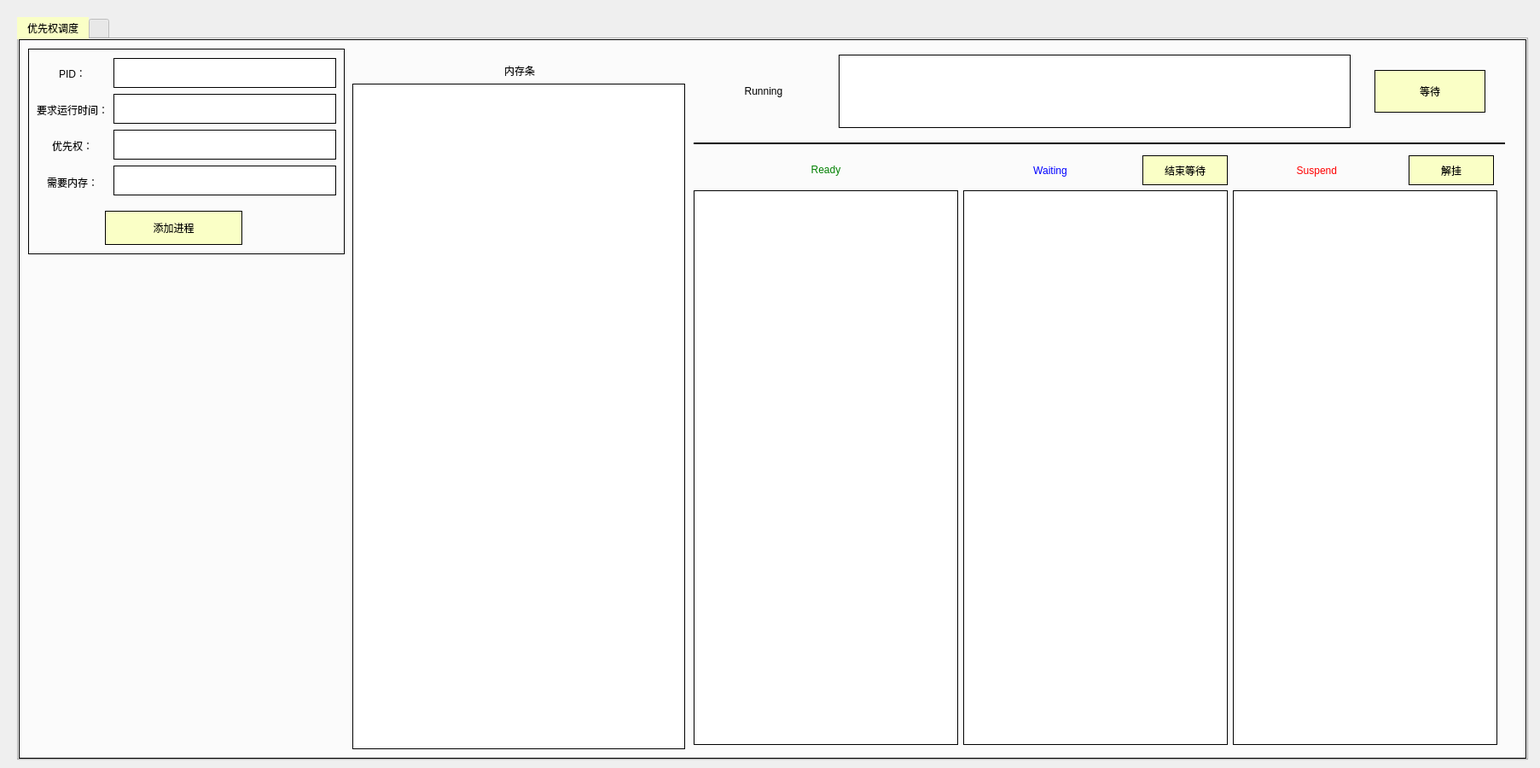
<?xml version="1.0" encoding="UTF-8"?>
<ui version="4.0">
 <class>MainWindow</class>
 <widget class="QMainWindow" name="MainWindow">
  <property name="geometry">
   <rect>
    <x>0</x>
    <y>0</y>
    <width>1805</width>
    <height>900</height>
   </rect>
  </property>
  <property name="windowTitle">
   <string>CPU Scheduling</string>
  </property>
  <property name="styleSheet">
   <string notr="true">*{
font: 12pt &quot;楷体&quot;;
color:black;
}
QFrame{
border:1px solid black;
}
QLineEdit{
border:1px solid black;
}
QTabWidget{
border:1px solid black;
}
QTabBar::tab:selected,QTabBar::tab:hover{
background-color:rgb(250, 255, 198);
}
QListWidget{
border:1px solid black;
font: 16pt &quot;Times New Roman&quot;;
}
QListWidget::item{
border:1px solid black;
font: 16pt &quot;Times New Roman&quot;;
}
QLabel{
border:0px;
}
QPushButton{
border:1px solid black;
background-color:rgb(250, 255, 198);
}
QPushButton:pressed{
padding-left:3px;
padding-top:3px;
}</string>
  </property>
  <property name="tabShape">
   <enum>QTabWidget::Triangular</enum>
  </property>
  <widget class="QWidget" name="centralwidget">
   <property name="styleSheet">
    <string notr="true"/>
   </property>
   <widget class="QTabWidget" name="tabWidget">
    <property name="geometry">
     <rect>
      <x>20</x>
      <y>20</y>
      <width>1771</width>
      <height>871</height>
     </rect>
    </property>
    <property name="styleSheet">
     <string notr="true"/>
    </property>
    <property name="currentIndex">
     <number>0</number>
    </property>
    <property name="iconSize">
     <size>
      <width>16</width>
      <height>16</height>
     </size>
    </property>
    <widget class="QWidget" name="tab_1">
     <attribute name="title">
      <string>优先权调度</string>
     </attribute>
     <widget class="QWidget" name="layoutWidget">
      <property name="geometry">
       <rect>
        <x>790</x>
        <y>15</y>
        <width>951</width>
        <height>91</height>
       </rect>
      </property>
      <layout class="QGridLayout" name="gridLayout_2">
       <item row="0" column="0" rowspan="4">
        <widget class="QLabel" name="label_10">
         <property name="minimumSize">
          <size>
           <width>0</width>
           <height>86</height>
          </size>
         </property>
         <property name="maximumSize">
          <size>
           <width>120</width>
           <height>86</height>
          </size>
         </property>
         <property name="styleSheet">
          <string notr="true">font: 16pt &quot;Times New Roman&quot;;</string>
         </property>
         <property name="text">
          <string>Running</string>
         </property>
         <property name="alignment">
          <set>Qt::AlignCenter</set>
         </property>
        </widget>
       </item>
       <item row="0" column="1" rowspan="4">
        <widget class="QListWidget" name="RunningPCB">
         <property name="minimumSize">
          <size>
           <width>0</width>
           <height>86</height>
          </size>
         </property>
         <property name="maximumSize">
          <size>
           <width>600</width>
           <height>86</height>
          </size>
         </property>
         <property name="styleSheet">
          <string notr="true">QListWidget::item {
height: 86px;
font: 16pt &quot;Times New Roman&quot;;
}</string>
         </property>
        </widget>
       </item>
       <item row="0" column="2" rowspan="4">
        <widget class="QPushButton" name="btnWaiting">
         <property name="minimumSize">
          <size>
           <width>0</width>
           <height>50</height>
          </size>
         </property>
         <property name="maximumSize">
          <size>
           <width>130</width>
           <height>16777215</height>
          </size>
         </property>
         <property name="text">
          <string>等待</string>
         </property>
        </widget>
       </item>
      </layout>
     </widget>
     <widget class="Line" name="line">
      <property name="geometry">
       <rect>
        <x>790</x>
        <y>120</y>
        <width>951</width>
        <height>2</height>
       </rect>
      </property>
      <property name="minimumSize">
       <size>
        <width>0</width>
        <height>0</height>
       </size>
      </property>
      <property name="styleSheet">
       <string notr="true"/>
      </property>
      <property name="frameShadow">
       <enum>QFrame::Plain</enum>
      </property>
      <property name="orientation">
       <enum>Qt::Horizontal</enum>
      </property>
     </widget>
     <widget class="QWidget" name="layoutWidget">
      <property name="geometry">
       <rect>
        <x>790</x>
        <y>135</y>
        <width>951</width>
        <height>691</height>
       </rect>
      </property>
      <layout class="QGridLayout" name="gridLayout">
       <item row="2" column="3" colspan="5">
        <widget class="QListWidget" name="SuspendPCB">
         <property name="minimumSize">
          <size>
           <width>310</width>
           <height>0</height>
          </size>
         </property>
         <property name="maximumSize">
          <size>
           <width>250</width>
           <height>16777215</height>
          </size>
         </property>
         <property name="styleSheet">
          <string notr="true">QListWidget::item {
height: 105px;
font: 16pt &quot;Times New Roman&quot;;
}</string>
         </property>
        </widget>
       </item>
       <item row="2" column="0">
        <widget class="QListWidget" name="ReadyPCB">
         <property name="minimumSize">
          <size>
           <width>310</width>
           <height>0</height>
          </size>
         </property>
         <property name="maximumSize">
          <size>
           <width>250</width>
           <height>16777215</height>
          </size>
         </property>
         <property name="styleSheet">
          <string notr="true">QListWidget::item {
height: 105px;
font: 16pt &quot;Times New Roman&quot;;
}</string>
         </property>
        </widget>
       </item>
       <item row="0" column="1">
        <widget class="QLabel" name="label_8">
         <property name="styleSheet">
          <string notr="true">font: 16pt &quot;Times New Roman&quot;;
color:blue;</string>
         </property>
         <property name="text">
          <string>Waiting</string>
         </property>
         <property name="alignment">
          <set>Qt::AlignCenter</set>
         </property>
        </widget>
       </item>
       <item row="0" column="3">
        <widget class="QLabel" name="label_9">
         <property name="minimumSize">
          <size>
           <width>200</width>
           <height>0</height>
          </size>
         </property>
         <property name="maximumSize">
          <size>
           <width>250</width>
           <height>16777215</height>
          </size>
         </property>
         <property name="styleSheet">
          <string notr="true">font: 16pt &quot;Times New Roman&quot;;
color:red;</string>
         </property>
         <property name="text">
          <string>Suspend </string>
         </property>
         <property name="alignment">
          <set>Qt::AlignCenter</set>
         </property>
        </widget>
       </item>
       <item row="0" column="0">
        <widget class="QLabel" name="label_7">
         <property name="maximumSize">
          <size>
           <width>16777215</width>
           <height>30</height>
          </size>
         </property>
         <property name="styleSheet">
          <string notr="true">font: 16pt &quot;Times New Roman&quot;;
color:green;</string>
         </property>
         <property name="text">
          <string>Ready</string>
         </property>
         <property name="alignment">
          <set>Qt::AlignCenter</set>
         </property>
        </widget>
       </item>
       <item row="0" column="2">
        <widget class="QPushButton" name="btnDeWaiting">
         <property name="minimumSize">
          <size>
           <width>0</width>
           <height>35</height>
          </size>
         </property>
         <property name="maximumSize">
          <size>
           <width>100</width>
           <height>16777215</height>
          </size>
         </property>
         <property name="text">
          <string>结束等待</string>
         </property>
        </widget>
       </item>
       <item row="2" column="1" colspan="2">
        <widget class="QListWidget" name="WaitingPCB">
         <property name="minimumSize">
          <size>
           <width>310</width>
           <height>0</height>
          </size>
         </property>
         <property name="maximumSize">
          <size>
           <width>250</width>
           <height>16777215</height>
          </size>
         </property>
         <property name="styleSheet">
          <string notr="true">QListWidget::item {
height: 105px;
font: 16pt &quot;Times New Roman&quot;;
}</string>
         </property>
        </widget>
       </item>
       <item row="0" column="4" colspan="4">
        <widget class="QPushButton" name="btnDeSuspend">
         <property name="minimumSize">
          <size>
           <width>100</width>
           <height>35</height>
          </size>
         </property>
         <property name="maximumSize">
          <size>
           <width>100</width>
           <height>16777215</height>
          </size>
         </property>
         <property name="text">
          <string>解挂</string>
         </property>
        </widget>
       </item>
      </layout>
     </widget>
     <widget class="QFrame" name="frame">
      <property name="geometry">
       <rect>
        <x>10</x>
        <y>10</y>
        <width>371</width>
        <height>241</height>
       </rect>
      </property>
      <property name="styleSheet">
       <string notr="true"/>
      </property>
      <property name="frameShape">
       <enum>QFrame::StyledPanel</enum>
      </property>
      <property name="frameShadow">
       <enum>QFrame::Raised</enum>
      </property>
      <widget class="QPushButton" name="btnAddProcess">
       <property name="geometry">
        <rect>
         <x>90</x>
         <y>190</y>
         <width>161</width>
         <height>40</height>
        </rect>
       </property>
       <property name="text">
        <string>添加进程</string>
       </property>
      </widget>
      <widget class="QWidget" name="layoutWidget_5">
       <property name="geometry">
        <rect>
         <x>10</x>
         <y>10</y>
         <width>351</width>
         <height>165</height>
        </rect>
       </property>
       <layout class="QHBoxLayout" name="horizontalLayout">
        <item>
         <layout class="QVBoxLayout" name="verticalLayout">
          <item>
           <widget class="QLabel" name="label">
            <property name="minimumSize">
             <size>
              <width>0</width>
              <height>30</height>
             </size>
            </property>
            <property name="styleSheet">
             <string notr="true">font: 14pt &quot;楷体&quot;;</string>
            </property>
            <property name="text">
             <string>PID：</string>
            </property>
            <property name="alignment">
             <set>Qt::AlignCenter</set>
            </property>
           </widget>
          </item>
          <item>
           <widget class="QLabel" name="label_2">
            <property name="minimumSize">
             <size>
              <width>0</width>
              <height>30</height>
             </size>
            </property>
            <property name="styleSheet">
             <string notr="true">font: 14pt &quot;楷体&quot;;</string>
            </property>
            <property name="text">
             <string>要求运行时间：</string>
            </property>
            <property name="alignment">
             <set>Qt::AlignCenter</set>
            </property>
           </widget>
          </item>
          <item>
           <widget class="QLabel" name="label_3">
            <property name="minimumSize">
             <size>
              <width>0</width>
              <height>30</height>
             </size>
            </property>
            <property name="styleSheet">
             <string notr="true">font: 14pt &quot;楷体&quot;;</string>
            </property>
            <property name="text">
             <string>优先权：</string>
            </property>
            <property name="alignment">
             <set>Qt::AlignCenter</set>
            </property>
           </widget>
          </item>
          <item>
           <widget class="QLabel" name="label_18">
            <property name="minimumSize">
             <size>
              <width>0</width>
              <height>30</height>
             </size>
            </property>
            <property name="styleSheet">
             <string notr="true">font: 14pt &quot;楷体&quot;;</string>
            </property>
            <property name="text">
             <string>需要内存：</string>
            </property>
            <property name="alignment">
             <set>Qt::AlignCenter</set>
            </property>
           </widget>
          </item>
         </layout>
        </item>
        <item>
         <layout class="QVBoxLayout" name="verticalLayout_2">
          <item>
           <widget class="QLineEdit" name="pcb_name">
            <property name="minimumSize">
             <size>
              <width>0</width>
              <height>35</height>
             </size>
            </property>
           </widget>
          </item>
          <item>
           <widget class="QLineEdit" name="pcb_time">
            <property name="minimumSize">
             <size>
              <width>0</width>
              <height>35</height>
             </size>
            </property>
           </widget>
          </item>
          <item>
           <widget class="QLineEdit" name="pcb_vip">
            <property name="minimumSize">
             <size>
              <width>0</width>
              <height>35</height>
             </size>
            </property>
           </widget>
          </item>
          <item>
           <widget class="QLineEdit" name="pcb_memory">
            <property name="minimumSize">
             <size>
              <width>0</width>
              <height>35</height>
             </size>
            </property>
           </widget>
          </item>
         </layout>
        </item>
       </layout>
      </widget>
     </widget>
     <widget class="QWidget" name="layoutWidget">
      <property name="geometry">
       <rect>
        <x>390</x>
        <y>10</y>
        <width>392</width>
        <height>821</height>
       </rect>
      </property>
      <layout class="QVBoxLayout" name="verticalLayout_3">
       <item>
        <widget class="QLabel" name="label_17">
         <property name="minimumSize">
          <size>
           <width>0</width>
           <height>35</height>
          </size>
         </property>
         <property name="styleSheet">
          <string notr="true">font: 14pt &quot;楷体&quot;;</string>
         </property>
         <property name="text">
          <string>内存条</string>
         </property>
         <property name="alignment">
          <set>Qt::AlignBottom|Qt::AlignHCenter</set>
         </property>
        </widget>
       </item>
       <item>
        <widget class="QListWidget" name="PCBlist">
         <property name="minimumSize">
          <size>
           <width>390</width>
           <height>0</height>
          </size>
         </property>
         <property name="maximumSize">
          <size>
           <width>390</width>
           <height>16777215</height>
          </size>
         </property>
         <property name="font">
          <font>
           <family>Times New Roman</family>
           <pointsize>16</pointsize>
           <italic>false</italic>
           <bold>false</bold>
          </font>
         </property>
         <property name="styleSheet">
          <string notr="true">QListWidget::item {
height: 85px;
}</string>
         </property>
        </widget>
       </item>
      </layout>
     </widget>
    </widget>
    <widget class="QWidget" name="tab_2">
     <attribute name="title">
      <string/>
     </attribute>
    </widget>
   </widget>
  </widget>
 </widget>
 <resources/>
 <connections/>
</ui>
